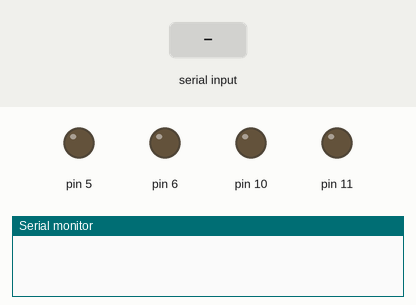
This sketch was run on a simulated Arduino Uno, built with avr-gcc and run on an emulated ATmega328P. Shown: output pins drawn as LEDs (lit = HIGH), the last lines printed to the serial monitor. Inputs (shaded band) come from the test bench.

Above: at 1.2 s.
1.3 s: "1" received over Serial
At 1.8 s:
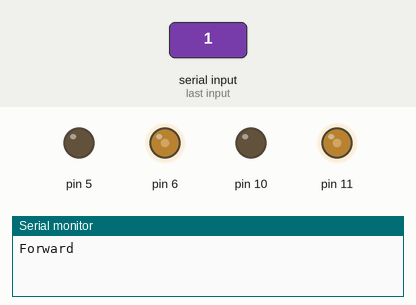
2.8 s: "2" received over Serial
At 4.0 s:
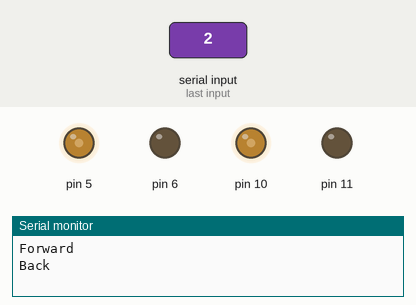
4.3 s: "3" received over Serial
At 5.2 s:
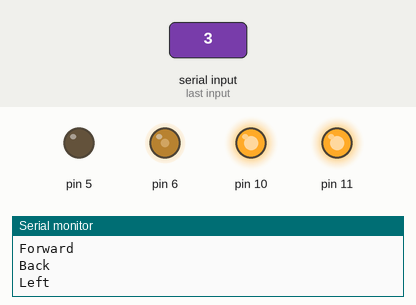
5.8 s: "4" received over Serial
At 6.4 s:
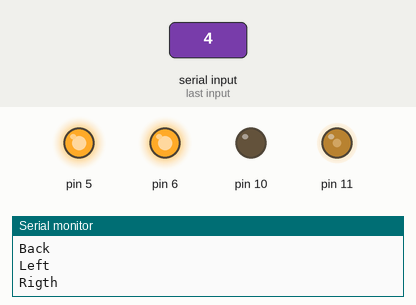
7.3 s: "b" received over Serial
At 8.7 s:
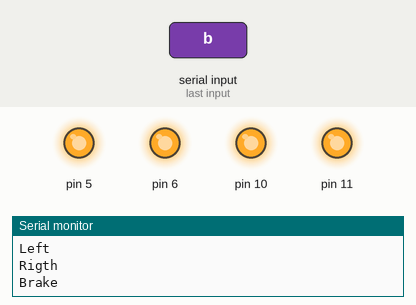
Timing chart, 0 to 9.8 s (numbered marks = the images above; inputs shaded):
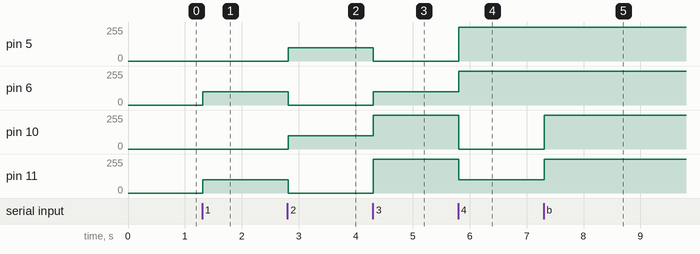

The sketch:

sketch_bluetooth.ino
```cpp
/*
//1 : 前進
//2 : 後退
//3 : 左へ転回
//4 : 右へ転回
//s : 停止
//b : ブレーキ
*/

void setup() {
  Serial.begin(115200);
  /*motor 1 : LEFT*/
  pinMode(11, OUTPUT);
  pinMode(10, OUTPUT);
  /*motor 2 : RIGHT*/
  pinMode(6, OUTPUT);
  pinMode(5, OUTPUT);

/* モジュールのリセット
  digitalWrite(2, LOW);
  delay(100);
  digitalWrite(2, HIGH);
  delay(500);

  Serial.begin(9600);

  pinMode(11, OUTPUT);
  pinMode(10, OUTPUT);
  pinMode(6, OUTPUT);
  pinMode(5, OUTPUT);

*/

}

void loop() {
  char c;
  int v = 100;
  if(Serial.available() >= 0){/*受信したデータが存在する*/
    char c = Serial.read();/*受信データを読み込む*/
    /*前進*/
    if(c == '1'){
      Serial.print("Forward\n");
      delay(10);
      analogWrite(11, v);
      digitalWrite(10, LOW);
      analogWrite(6, v);
      digitalWrite(5, LOW);
    }
    /*後退*/
    else if(c == '2'){
      Serial.print("Back\n");
      delay(10);
      digitalWrite(11, LOW);
      analogWrite(10, v);
      digitalWrite(6, LOW);
      analogWrite(5, v);
    }
    /*左へ転回*/
    else if(c == '3'){
      Serial.print("Left\n");
      delay(10);
      digitalWrite(11, HIGH);
      digitalWrite(10, HIGH);
      analogWrite(6, v);
      digitalWrite(5, LOW);
    }
    /*右へ転回*/
    else if(c == '4'){
      Serial.print("Rigth\n");
      delay(10);
      analogWrite(11, v);
      digitalWrite(10, LOW);
      digitalWrite(6, HIGH);
      digitalWrite(5, HIGH);
    }
    /*停止*/
    else if(c == 's'){
      Serial.print("Stop\n");
      delay(10);
      digitalWrite(11, LOW);
      digitalWrite(10, LOW);
      digitalWrite(6, LOW);
      digitalWrite(5, LOW);
    }
    /*ブレーキ*/
    else if(c == 'b'){
      Serial.print("Brake\n");
      delay(10);
      digitalWrite(11, HIGH);
      digitalWrite(10, HIGH);
      digitalWrite(6, HIGH);
      digitalWrite(5, HIGH);
    }
  }
}
```

Measured:
- after the input at 1.3 s, pin 6, pin 11: 0/255 → 100/255 at once
- after the input at 2.8 s, pin 5, pin 10: 0/255 → 100/255 at once; pin 6, pin 11: 100/255 → 0/255 at once
- after the input at 4.3 s, pin 5: 100/255 → 0/255 at once; pin 6: 0/255 → 100/255 at once; pin 10: 100/255 → 255/255 at once; pin 11: 0/255 → 255/255 at once
- after the input at 5.8 s, pin 5: 0/255 → 255/255 at once; pin 6: 100/255 → 255/255 at once; pin 10: 255/255 → 0/255 at once; pin 11: 255/255 → 100/255 at once
- after the input at 7.3 s, pin 10: 0/255 → 255/255 at once; pin 11: 100/255 → 255/255 at once
